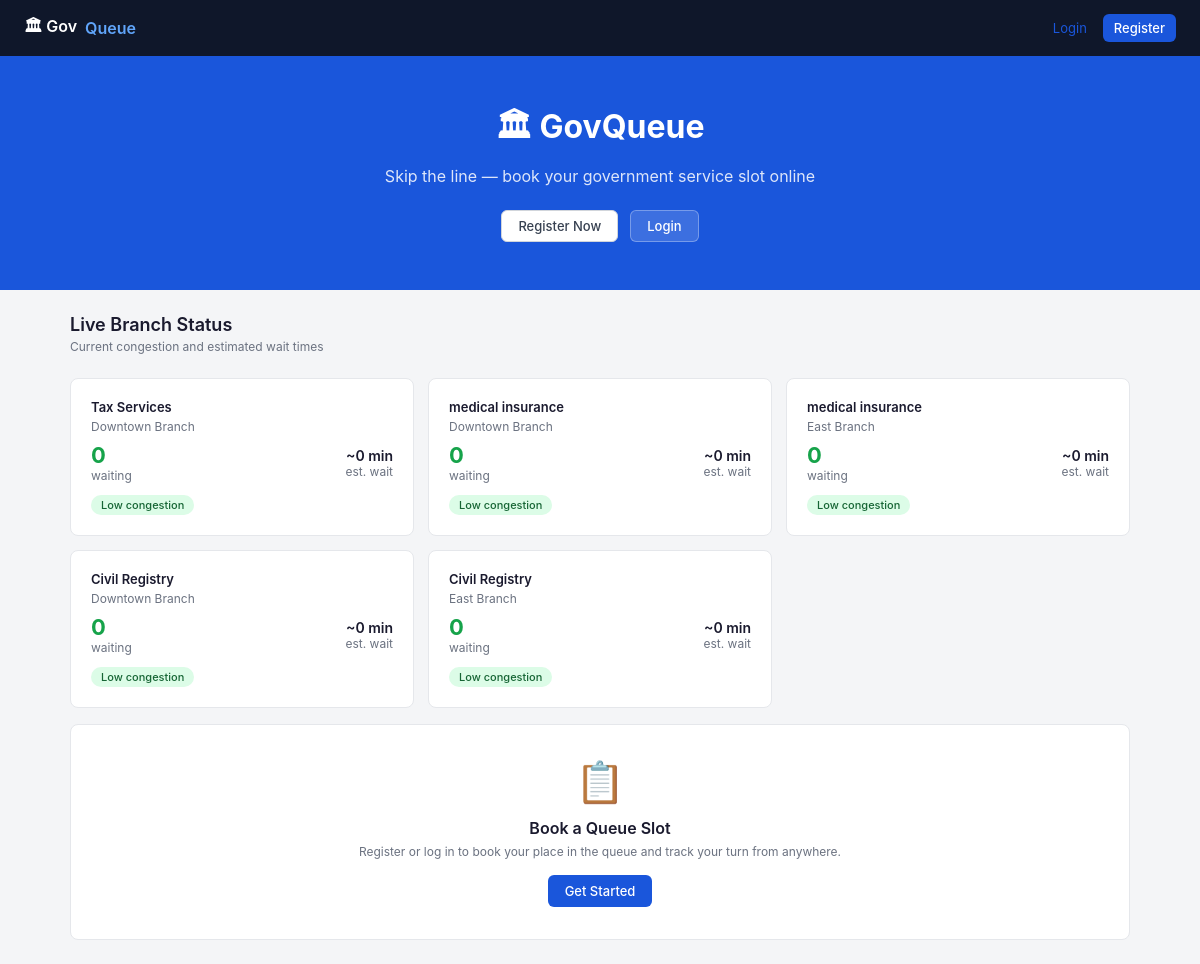
The page / on the database its author committed.
### tables this page shows
CREATE TABLE branch_service (
    id INTEGER PRIMARY KEY AUTOINCREMENT,
    branch_id INTEGER NOT NULL REFERENCES branch(id),
    service_id INTEGER NOT NULL REFERENCES service(id),
    is_available INTEGER DEFAULT 1
);

### app.py (the view)
@app.route('/')
def index():
    branches = query("SELECT b.*, o.name as org_name FROM branch b JOIN organization o ON b.organization_id=o.id WHERE b.is_active=1")
    services = query("SELECT * FROM service WHERE is_active=1")
    today = date.today().isoformat()
    congestion = query("""
        SELECT bs.id, b.name as branch_name, s.name as service_name,
               s.estimated_duration_minutes,
               COALESCE(SUM(CASE WHEN bk.status IN ('booked','arrived') THEN 1 ELSE 0 END),0) as waiting
        FROM branch_service bs
        JOIN branch b ON bs.branch_id=b.id
        JOIN service s ON bs.service_id=s.id
        LEFT JOIN time_slot ts ON ts.branch_service_id=bs.id AND ts.slot_date=?
        LEFT JOIN booking bk ON bk.time_slot_id=ts.id
        WHERE bs.is_available=1 AND s.is_active=1
        GROUP BY bs.id
    """, (today,))
    return render_template('index.html', branches=branches, services=services,
                           congestion=congestion, user=current_user(), unread=unread_count())

### app.py (called while the page is built)
def current_user():
    if 'user_id' not in session:
        return None
    return query("SELECT * FROM user WHERE id=?", (session['user_id'],), one=True)

def unread_count():
    if 'user_id' not in session:
        return 0
    r = query("SELECT COUNT(*) as c FROM notification WHERE user_id=? AND is_read=0", (session['user_id'],), one=True)
    return r['c'] if r else 0

@app.context_processor
def inject_globals():
    return {'unread': unread_count()}

### db.py (called while the page is built)
def get_db():
    conn = sqlite3.connect(DB_PATH)
    conn.row_factory = sqlite3.Row
    conn.execute("PRAGMA foreign_keys = ON")
    return conn

def query(sql, args=(), one=False):
    conn = get_db()
    cur = conn.execute(sql, args)
    rv = cur.fetchall()
    conn.close()
    return (rv[0] if rv else None) if one else rv

### templates/index.html (shortened to what this page needs)
{% extends 'base.html' %}
{% block content %}
<div style="background:#1a56db;color:#fff;padding:48px 20px;text-align:center">
  <h1 style="font-size:32px;font-weight:700;margin-bottom:8px">🏛 GovQueue</h1>
  <p style="font-size:16px;opacity:.85;margin-bottom:24px">Skip the line — book your government service slot online</p>
  {% if not session.user_id %}
  <div style="display:flex;gap:12px;justify-content:center">
    <a href="/register" class="btn btn-secondary">Register Now</a>
    <a href="/login" class="btn" style="background:rgba(255,255,255,.15);color:#fff;border-color:rgba(255,255,255,.3)">Login</a>
  </div>
  {% else %}
  <a href="/dashboard" class="btn btn-secondary">Go to Dashboard</a>
  {% endif %}
</div>
<div class="container">
  <div style="margin-bottom:24px">
    <h2 style="font-size:18px;font-weight:600;margin-bottom:4px">Live Branch Status</h2>
    <p class="muted">Current congestion and estimated wait times</p>
  </div>
  {% if congestion %}
  <div class="grid-3 mb-4">
    {% for row in congestion %}
    <div class="card">
      <div style="font-size:13px;font-weight:600;margin-bottom:4px">{{ row.service_name }}</div>
      <div class="muted mb-2">{{ row.branch_name }}</div>
      <div style="display:flex;justify-content:space-between;align-items:center">
        <div>
          <div style="font-size:22px;font-weight:700;color:{% if row.waiting > 15 %}#dc2626{% elif row.waiting > 8 %}#f59e0b{% else %}#16a34a{% endif %}">{{ row.waiting }}</div>
          <div class="muted">waiting</div>
        </div>
        <div style="text-align:right">
          <div style="font-size:14px;font-weight:600">~{{ row.waiting * row.estimated_duration_minutes }} min</div>
          <div class="muted">est. wait</div>
        </div>
      </div>
      <div style="margin-top:10px">
        <span class="tag {% if row.waiting > 15 %}tag-red{% elif row.waiting > 8 %}tag-amber{% else %}tag-green{% endif %}">
          {% if row.waiting > 15 %}High{% elif row.waiting > 8 %}Moderate{% else %}Low{% endif %} congestion
        </span>
      </div>
    </div>
    {% endfor %}
  </div>
  {% endif %}
  <div class="card" style="text-align:center;padding:32px">
    <div style="font-size:40px;margin-bottom:12px">📋</div>
    <h3 style="font-size:16px;font-weight:600;margin-bottom:6px">Book a Queue Slot</h3>
    <p class="muted" style="margin-bottom:16px">Register or log in to book your place in the queue and track your turn from anywhere.</p>
    {% if session.user_id %}
    <a href="/citizen/book" class="btn btn-primary">Book Now</a>
    {% else %}
    <a href="/register" class="btn btn-primary">Get Started</a>
    {% endif %}
  </div>
</div>
{% endblock %}

### templates/base.html (shortened to what this page needs)
<!DOCTYPE html>
<html lang="en">
<head>
</head>
<body>
<nav class="navbar">
  <a href="/" class="navbar-brand">🏛 Gov<span>Queue</span></a>
  <div class="navbar-right">
    {% if session.user_id %}
      <div class="notif-wrap" id="notif-wrap">
        <button type="button" class="notif-btn" id="notif-btn" aria-label="Notifications">
          🔔{% if unread > 0 %}<span class="notif-badge" id="notif-badge">{{ unread }}</span>{% endif %}
        </button>
        <div class="notif-panel" id="notif-panel">
          <div class="notif-panel-hd">
            <span>Notifications</span>
            <button type="button" class="btn btn-sm btn-secondary" id="notif-mark-read" style="display:none">Mark all read</button>
          </div>
          <div class="notif-panel-bd" id="notif-list">
            <div class="notif-empty">Loading…</div>
          </div>
        </div>
      </div>
      <a href="/dashboard">{{ session.name }}</a>
      <a href="/logout" class="btn btn-sm btn-secondary">Logout</a>
    {% else %}
      <a href="/login">Login</a>
      <a href="/register" class="btn btn-sm btn-primary">Register</a>
    {% endif %}
  </div>
</nav>
{% block content %}{% endblock %}
</body>
</html>

### templates/base.html (style rules this page uses)
* { box-sizing:border-box;margin:0;padding:0 }
body { font-family:-apple-system,BlinkMacSystemFont,'Segoe UI',sans-serif;background:#f4f5f7;color:#1a1a2e;min-height:100vh }
a { color:#1a56db;text-decoration:none }
.navbar { background:#0f172a;padding:0 24px;height:56px;display:flex;align-items:center;justify-content:space-between }
.navbar-brand { color:#fff;font-size:16px;font-weight:600;display:flex;align-items:center;gap:8px }
.navbar-brand span { color:#60a5fa }
.navbar-right { display:flex;align-items:center;gap:16px }
.navbar-right a { color:rgba(96 165 250,.7);font-size:13px }
.btn { display:inline-flex;align-items:center;gap:6px;padding:7px 16px;border-radius:6px;font-size:13px;font-weight:500;cursor:pointer;border:1px solid transparent;transition:opacity .15s }
.btn-primary { background:#1a56db;color:#fff }
.btn-secondary { background:#fff;color:#374151;border-color:#d1d5db }
.btn-sm { padding:5px 10px;font-size:12px }
.container { max-width:1100px;margin:0 auto;padding:24px 20px }
.card { background:#fff;border:1px solid #e5e7eb;border-radius:8px;padding:20px }
.grid-3 { display:grid;grid-template-columns:repeat(3,1fr);gap:14px }
.tag { display:inline-flex;align-items:center;padding:3px 10px;border-radius:20px;font-size:11px;font-weight:500 }
.tag-green { background:#dcfce7;color:#166534 }
.muted { color:#6b7280;font-size:12px }
.mb-4 { margin-bottom:16px }
.mb-2 { margin-bottom:8px }

### rows shown on the page
branch_service: service_name "Tax Services", branch_name "Downtown Branch", waiting "0"
branch_service: service_name "medical insurance", branch_name "Downtown Branch", waiting "0"
branch_service: service_name "medical insurance", branch_name "East Branch", waiting "0"
branch_service: service_name "Civil Registry", branch_name "Downtown Branch", waiting "0"
branch_service: service_name "Civil Registry", branch_name "East Branch", waiting "0"
